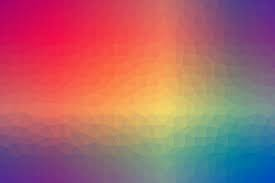
#> input picture gradient.png, 275 x 183 px
$ python simple_thresholding_opencv_python.py
#> lines starting #> are read from the running program, lines starting #| are printed output that depends on the picture; after the words box and inside, x2 and y2 are one past the last pixel; in counts of white or black regions, pixels touching at a corner belong together
import cv2
import numpy as np
from matplotlib import pyplot as plt

# Load the image
image = cv2.imread('gradient.png', 0)  # 0 means grayscale mode
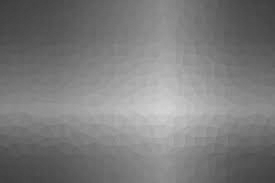
#> image: shape (183, 275); min 62, max 214, mean 123.8

# Apply thresholding
threshold_value = 128  # Adjust this value according to your needs
max_value = 255  # Maximum value assigned to pixels exceeding the threshold
_, thresholded_image = cv2.threshold(image, threshold_value, max_value, cv2.THRESH_BINARY)
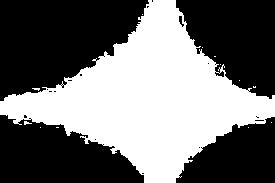
#> thresholded_image: shape (183, 275); 44% white; 13 white regions (12 under 20 px), largest, box (x1, y1, x2, y2) and area: (0, 0, 275, 183) 22077
_, thresholded_image_1 = cv2.threshold(image, threshold_value, max_value, cv2.THRESH_BINARY_INV)

titles = ['Original image', 'BINARY', 'BINARY_INV']
images = [image, thresholded_image, thresholded_image_1]

for i in range(3):
    plt.subplot(1, 3, i+1)
    plt.imshow(images[i], 'gray')
    plt.title(titles[i])
    plt.xticks([])
    plt.yticks([])

plt.show()
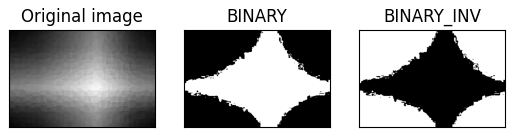
#> figure drawn by matplotlib, 3 panels


# [5 lines of commented-out code are left out]
